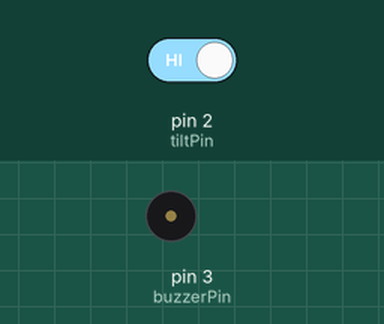
Recording of a sketch running on a simulated Arduino Uno, built with avr-gcc and run on an emulated ATmega328P. Parts: buzzer (waves = sounding, pin HIGH). Inputs (shaded band) come from the test bench; at power-on: pin 2 (tiltPin) HIGH.

Above: at 1.2 s.
1.3 s: pin 2 (tiltPin) driven LOW
At 2.1 s:
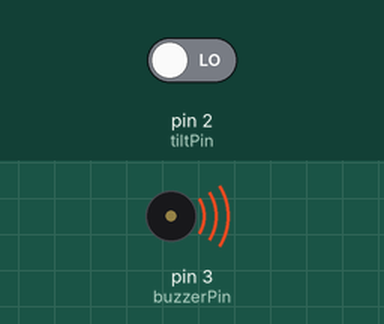
2.8 s: pin 2 (tiltPin) driven HIGH
At 3.3 s:
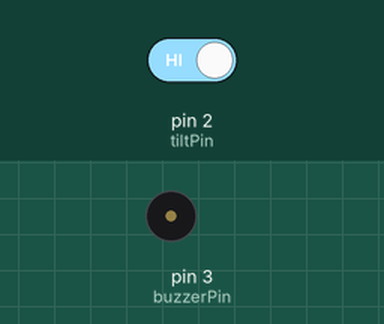
Timing chart, 0 to 5.8 s (numbered marks = the images above; inputs shaded):
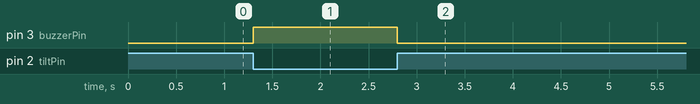

The sketch:

tilt.ino
```cpp
const int tiltPin = 2;
const int buzzerPin = 3;

int tiltState = 0;

void setup() {
  // initialize the buzzer pin as an output:
  pinMode(buzzerPin, OUTPUT);
  // initialize the tilt pin as an input:
  pinMode(tiltPin, INPUT);
}

void loop() {
  tiltState = digitalRead(tiltPin);

  if (tiltState == LOW) {
    // turn Buzzer off:
    digitalWrite(buzzerPin, HIGH);
  }
  else {
    // turn Buzzer on:
    digitalWrite(buzzerPin, LOW);
  }
}
```

Measured:
- after the input at 1.3 s, pin 3 (buzzerPin): LOW → HIGH at once
- after the input at 2.8 s, pin 3 (buzzerPin): HIGH → LOW at once
